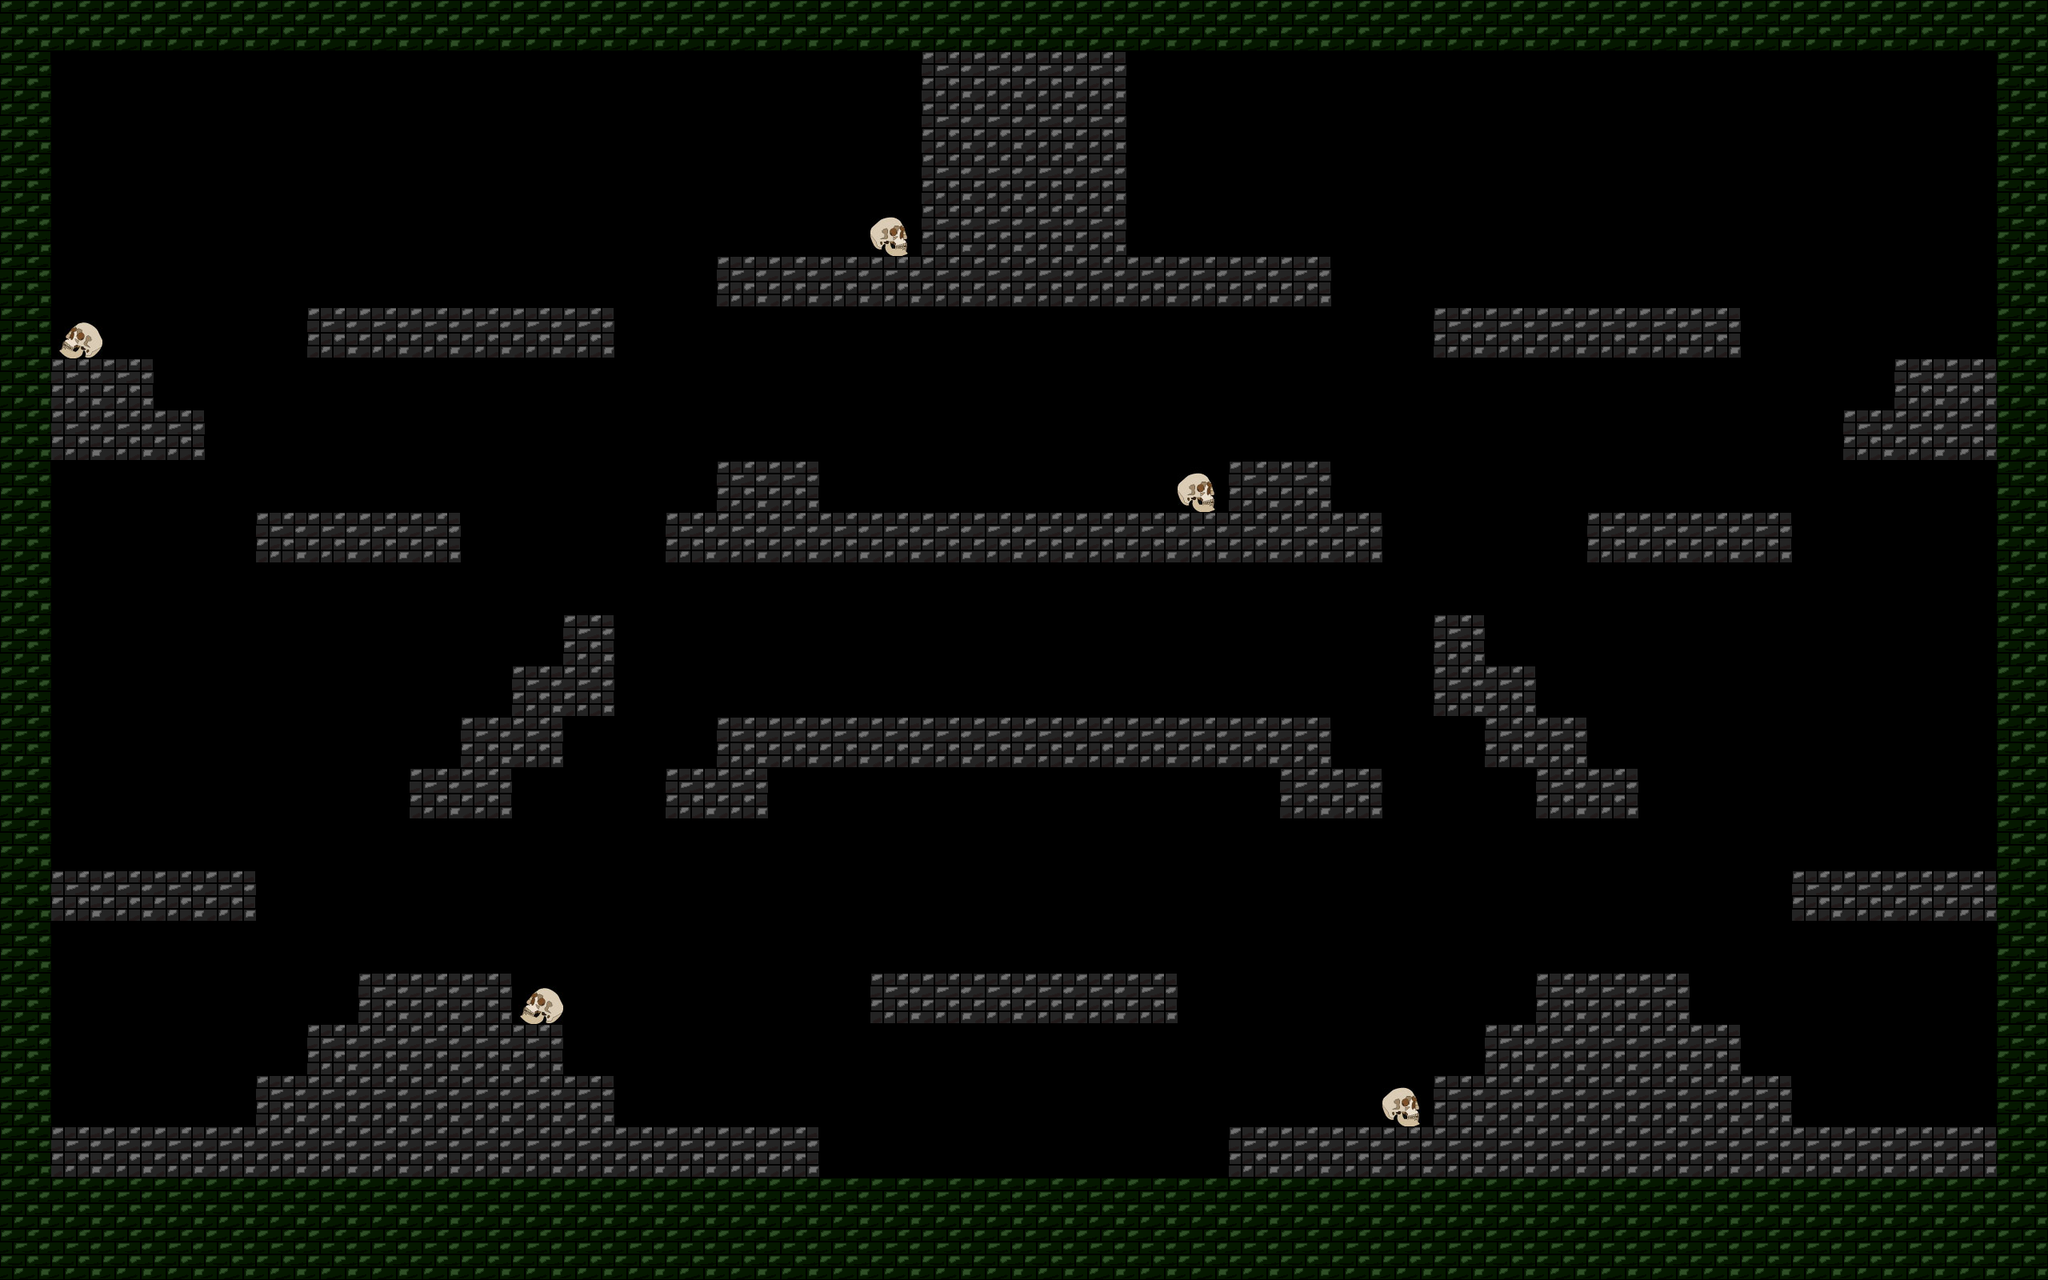

A 2D game scene composited from a Tiled map and its tileset images. What follows is a short description and the map's XML, with each tile layer's data collapsed to a summary:
An orthogonal 40x25 tile map with 64x64 px tiles, 2 tile layers (background, wall) and 42 objects (16x reverse, 8x enemy, 8x torch, 6x elementchest, 3x scorechest, ...).

<map version="2017.05.26" orientation="orthogonal" renderorder="right-down" width="40" height="25" tilewidth="64" tileheight="64" nextobjectid="46">
 <tileset firstgid="1" name="tileset3" tilewidth="64" tileheight="64" tilecount="8" columns="2">
  <image source="tileset3.png" width="128" height="256" />
 </tileset>
 <layer name="background" width="40" height="25">
  <data>[1000 cells, 5 non-empty, 2 distinct tile ids]</data>
 </layer>
 <layer name="wall" width="40" height="25">
  <data>[1000 cells, 344 non-empty, 2 distinct tile ids]</data>
 </layer>
 <objectgroup name="spawners">
  <object id="1" name="enemy" x="1260.61" y="772.727" width="69.697" height="54.5455" />
  <object id="2" name="enemy" x="1187.87" y="490.909" width="69.697" height="54.5455" />
  <object id="3" name="enemy" x="1236.36" y="1351.52" width="69.697" height="54.5455" />
  <object id="4" name="enemy" x="1254.55" y="1093.94" width="69.697" height="54.5455" />
  <object id="5" name="enemy" x="139.394" y="900" width="69.697" height="54.5455" />
  <object id="6" name="enemy" x="2345.45" y="881.818" width="69.697" height="54.5455" />
  <object id="7" name="elementchest" x="1342.42" y="554.545" width="69.697" height="48.4848" />
  <object id="8" name="scorechest" x="1136.36" y="790.909" width="69.697" height="48.4848" />
  <object id="9" name="elementchest" x="1129.84" y="1391.59" width="69.697" height="48.4848" rotation="-1.11544" />
  <object id="10" name="elementchest" x="2338.93" y="955.228" width="69.697" height="48.4848" rotation="-1.11544" />
  <object id="11" name="elementchest" x="132.868" y="940.077" width="69.697" height="48.4848" rotation="-1.11544" />
  <object id="12" name="scorechest" x="1002.56" y="246.138" width="69.697" height="48.4848" rotation="-1.11544" />
  <object id="13" name="scorechest" x="1472.26" y="230.986" width="69.697" height="48.4848" rotation="-1.11544" />
  <object id="15" name="player" x="130.303" y="1230.3" width="81.8182" height="42.4242" />
  <object id="17" name="reverse" x="1484.85" y="1290.91" width="42.4242" height="184.848" />
  <object id="19" name="reverse" x="1021.21" y="1284.85" width="42.4242" height="184.848" />
  <object id="20" name="reverse" x="69.697" y="909.091" width="42.4242" height="184.848" />
  <object id="21" name="reverse" x="275.758" y="903.03" width="42.4242" height="184.848" />
  <object id="22" name="reverse" x="896.969" y="715.151" width="42.4242" height="184.848" />
  <object id="23" name="reverse" x="1615.15" y="715.151" width="42.4242" height="184.848" />
  <object id="24" name="reverse" x="2451.52" y="896.969" width="42.4242" height="184.848" />
  <object id="25" name="reverse" x="2236.36" y="900" width="42.4242" height="184.848" />
  <object id="26" name="reverse" x="1493.94" y="460.606" width="42.4242" height="184.848" />
  <object id="27" name="reverse" x="1024.24" y="454.545" width="42.4242" height="184.848" />
  <object id="28" name="enemy" x="542.424" y="257.575" width="69.697" height="54.5455" />
  <object id="29" name="enemy" x="1954.55" y="284.849" width="69.697" height="54.5455" />
  <object id="30" name="reverse" x="2130.31" y="212.121" width="42.4242" height="184.848" />
  <object id="31" name="reverse" x="1787.88" y="203.031" width="42.4242" height="184.848" />
  <object id="32" name="reverse" x="721.212" y="203.03" width="42.4242" height="184.848" />
  <object id="33" name="reverse" x="384.848" y="193.94" width="42.4242" height="184.848" />
  <object id="34" name="elementchest" x="2402.56" y="1337.05" width="69.697" height="48.4848" rotation="-1.11544" />
  <object id="35" name="torch" x="66.3638" y="251.333" width="129.333" height="130.667" />
  <object id="36" name="torch" x="317.575" y="1082.67" width="129.333" height="130.667" />
  <object id="37" name="torch" x="1026.42" y="387.697" width="129.333" height="130.667" />
  <object id="38" name="torch" x="1407.33" y="382.666" width="129.333" height="130.667" />
  <object id="39" name="torch" x="963.333" y="1212.67" width="129.333" height="130.667" />
  <object id="40" name="torch" x="1471.33" y="1214.67" width="129.333" height="130.667" />
  <object id="41" name="torch" x="2108.66" y="1089.7" width="129.333" height="130.667" />
  <object id="42" name="torch" x="2372.36" y="257.394" width="129.333" height="130.667" />
  <object id="43" name="reverse" x="1427.27" y="1042.43" width="42.4242" height="184.848" />
  <object id="44" name="reverse" x="1093.94" y="1033.33" width="42.4242" height="184.848" />
  <object id="45" name="elementchest" x="1341.96" y="1158.26" width="69.697" height="48.4848" rotation="-1.11544" />
 </objectgroup>
</map>